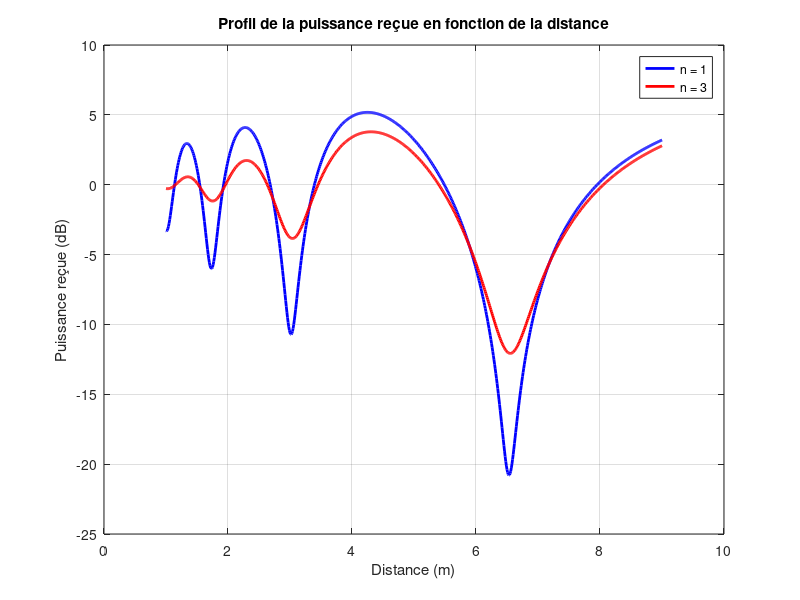

Here is the MATLAB script that generated this plot:
% Paramètres du problème
f = 893e6; % Fréquence de fonctionnement en Hz
c = 3e8; % Vitesse de la lumière en m/s
h_antenna = 1.5; % Hauteur des antennes en m
reflection_coefficient = -1; % Coefficient de réflexion du plancher

% Distance de 1m à 9m avec une incrémentation de 1cm
distances = 1:0.01:9; 

% Calcul de la puissance reçue normalisée en tenant compte de la réflexion sur le plancher
received_power_dB_n1 = zeros(size(distances)); % Pour n = 1
received_power_dB_n3 = zeros(size(distances)); % Pour n = 3

for i = 1:length(distances)
    d = distances(i); % Distance entre les antennes
    lambda = c / f; % Longueur d'onde
    
    % Calcul de delta_l (différence de chemin)
    delta_l = d * sqrt(1 + (1/2) * ((2*h_antenna) / d)^2) - d * sqrt(1 + (1/2) * ((h_antenna-h_antenna) / d)^2);

    
    % Calcul de delta_theta (angle de phase)
    delta_phi = (2 * pi * delta_l) / lambda;
    
    % Diagramme de rayonnement
    psi = atan2(h_antenna, d/2); % Angle entre l'axe de l'antenne et le plan horizontal
    G_n1 = (cos(psi))^1; % Diagramme de rayonnement pour n = 1
    G_n3 = (cos(psi))^3; % Diagramme de rayonnement pour n = 3
    
    % Calcul de la magnitude de e pour n = 1
    e_n1_sur_e0 = (1 + G_n1 * reflection_coefficient * exp(-1i * delta_phi));
   
    
    % Calcul de la magnitude de e pour n = 3
    e_n3_sur_e0 = (1 + G_n3 * reflection_coefficient * exp(-1i * delta_phi));
    
    % Calcul de la puissance reçue normalisée en dB pour n = 1
    received_power_dB_n1(i) = 10 * log10(abs(e_n1_sur_e0)^2);
    
    % Calcul de la puissance reçue normalisée en dB pour n = 3
    received_power_dB_n3(i) = 10 * log10(abs(e_n3_sur_e0)^2);
end

% Dessiner le profil de la puissance reçue en fonction de la distance
figure;
plot(distances, received_power_dB_n1, 'b', 'LineWidth', 2);
hold on;
plot(distances, received_power_dB_n3, 'r', 'LineWidth', 2);
xlabel('Distance (m)');
ylabel('Puissance reçue (dB)');
title('Profil de la puissance reçue en fonction de la distance');
legend('n = 1', 'n = 3');
grid on;
hold off;
